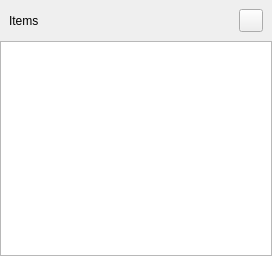
        <widget class="QWidget" name="scrollAreaWidgetContents_5">
         <property name="geometry">
          <rect>
           <x>0</x>
           <y>0</y>
           <width>272</width>
           <height>256</height>
          </rect>
         </property>
         <layout class="QVBoxLayout" name="verticalLayout">
          <property name="spacing">
           <number>0</number>
          </property>
          <property name="leftMargin">
           <number>0</number>
          </property>
          <property name="topMargin">
           <number>0</number>
          </property>
          <property name="rightMargin">
           <number>0</number>
          </property>
          <property name="bottomMargin">
           <number>0</number>
          </property>
          <item>
           <widget class="QWidget" name="widget_2" native="true">
            <layout class="QHBoxLayout" name="horizontalLayout_2">
             <item>
              <widget class="QLabel" name="labelItems">
               <property name="text">
                <string>Items</string>
               </property>
              </widget>
             </item>
             <item>
              <widget class="QToolButton" name="tBtnItems">
               <property name="text">
                <string/>
               </property>
               <property name="icon">
                <iconset resource="src.qrc">
                 <normaloff>:/icon/tianjia.png</normaloff>:/icon/tianjia.png</iconset>
               </property>
              </widget>
             </item>
            </layout>
           </widget>
          </item>
          <item>
           <widget class="QTreeView" name="treeViewItems"/>
          </item>
         </layout>
        </widget>
